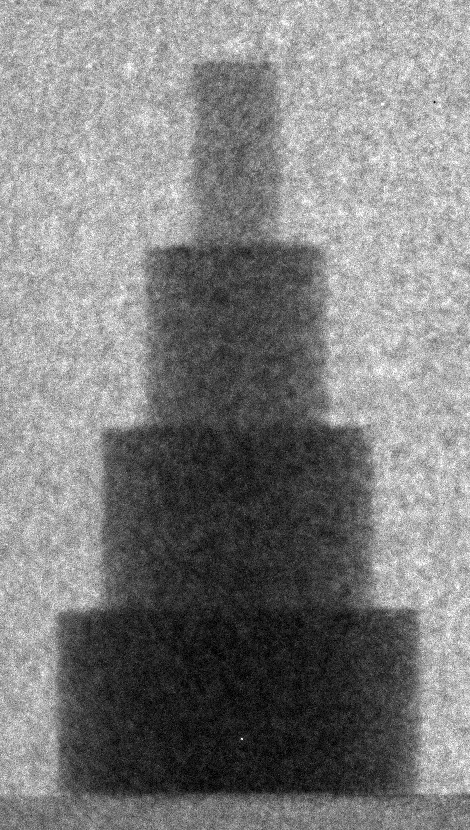
#> input picture Lectures/ext-figures/lecture03/tower_50ms.png, 470 x 830 px; the run also reads 1 picture not shown here
$ jupyter execute --allow-errors 03_ImageEnhancement.ipynb   (shell and % lines are left out)
#> lines starting #> are read from the running program, lines starting #| are printed output that depends on the picture
[cell 1]
import matplotlib.pyplot as plt
import numpy as np
import skimage as ski
from skimage.morphology import disk
import scipy.ndimage as ndimage

# ETHZ: 227-0966-00L

# Quantitative Big Imaging

## Image Enhancement
##  March 5th, 2020

### Anders Kaestner

# Measurements are rarely perfect
<figure></figure>

## Factors affecting the image quality
* Resolution (Imaging system transfer functions)
* Noise
* Contrast
* Inhomogeneous contrast
* Artifacts

No measurement system is perfect and therefore, you will also not get perfect images of the sample you measured. In the figure you can see the slice as it would be in a perfect world to the left and what you actually would measure with an imaging system. Some are of higher quality than others but there are still a collection of factors that have an impact on the image quality.
* __Resolution__ Thanks to the optical system there will be some unsharpness caused by scintillator, lenses, and camera. this appears as blurring or the acquired images.
* __Noise__ There are different sources of noise when an image is acquired. Most of them are Poisson/Binomial distributed point processes, but thanks to the light spread in the scintillator there can also be some spatially correlated noise.
* __Contrast__ Sometimes there is a very low intensity difference between different regions of the sample. This is in particularly problematic when the signal to noise ratio is low.
* __Inhomogeneous contrast__ The interaction between radiation and matter may introduce effects that appear as an inhomogeneous contrast. Typical such effects are beam hardening and scattering.
* __Artifacts__ The artifacts are features in the image that are not present in the sample. Often this is caused by detector errors or interference of radiation background or seconday radiation events.

# A typical processing chain

<figure></figure>
Today's lecture will focus on the enhancement

Traditionally, the processing of image data can be divided into a series of sub tasks that provide the final resul.
* __Acquisition__ The data must obviously be acquired and stored. There are cases when simulated data is used. Then, the acquisition is replaced by the process to simulate the data.
* __Enhancement__ The raw data is usually not ready to be processed in the form is comes from the acquisition. It usually has noise and artifacts as we saw on the previous slide. The enhancement step suppresses unwanted information in the data.
* __Segmentation__ The segmenation identifies different regions based on different features such as intensity distribution and shape.
* __Post processing__ After segmentation, there may be falsely identified regions. These are removed in a post processing step.
* __Evaluation__ The last step of the process is to make conclusions based on the image data. It could be modelling material distrbutions, measuring shapes etc.

# Noise and artifacts
## The unwanted information

# Noise types
* Spatially uncorrelated noise
* Event noise
* Stuctured noise

### Noise examples

[cell 2]
plt.figure(figsize=[12,5]);
plt.subplot(1,3,1);plt.imshow(np.random.normal(0,1,[100,100])); plt.title('Gaussian');plt.axis('off');
plt.subplot(1,3,2);plt.imshow(0.90<np.random.uniform(0,1,size=[100,100]),cmap='gray'); plt.title("Salt and pepper"),plt.axis('off');
plt.subplot(1,3,3);plt.imshow(ski.filters.gaussian(np.random.normal(0,1,size=[100,100]),sigma=1),cmap='gray'); plt.title("Structured"),plt.axis('off');

# Gaussian noise
* Additive
* Easy to model
* Law of large numbers

### Distribution function
$n(x)=\frac{1}{\sqrt{2\pi\sigma}}\exp{-\left(\frac{x-\mu}{2\sigma}\right)^2}$

# Poisson noise
* Multiplicative
* Physically correct for event counting

### Distribition function
$p(x)=\frac{\lambda^{k}}{k!} e^{-\lambda\,x}$

# Compare Gaussian and Possion noise

[cell 3]
plt.figure(figsize=[15,8])
x=np.linspace(0,2*np.pi,100);
y=10*np.sin(x)+11; ng=np.random.normal(0,1,size=len(x)); npoi = np.random.poisson(y);
plt.subplot(2,2,1); plt.plot(x,y+ng);plt.plot(x,y); plt.axis('off');plt.title('Gaussian'); plt.subplot(2,2,3);plt.plot(x,ng);plt.axis('off');
plt.subplot(2,2,2); plt.plot(x,npoi);plt.plot(x,y); plt.axis('off');plt.title('Poisson'); plt.subplot(2,2,4);plt.plot(x,npoi-y);plt.axis('off');

# Noise models - Salt'n'pepper noise
* A type of outlier noise
* Noise frequency described as probability of outlier
* Can be additive, multiplicative, and independent replacement

### Example model
$sp(x)=\left\{\begin{array}{ll}
-1 & x\leq\lambda_1\\
0 & \lambda_1< x \leq \lambda_2\\
1 & \lambda_2<x
\end{array}\right.\qquad \begin{array}{l}x\in\mathcal{U}(0,1)\\\lambda_1<\lambda_2\\
\lambda_1+\lambda_2 = \mbox{noise fraction}
\end{array}$

# Salt'n'pepper examples

[cell 4]
def snp(dims,Pblack,Pwhite) : # Noise model function
    uni=np.random.uniform(0,1,dims)
    img=(Pwhite<uni).astype(float)-(uni<Pblack).astype(float)
    return img

[cell 5]
img10_90=snp([100,100],0.1,0.9); img5_95=snp([100,100],0.05,0.95);img1_99=snp([100,100],0.01,0.99)
plt.figure(figsize=[15,5])
plt.subplot(1,3,1); plt.imshow(img1_99,cmap='gray'); plt.title('$\lambda_1$=1% and $\lambda_2$=99%',fontsize=16); plt.axis('off');
plt.subplot(1,3,2); plt.imshow(img5_95,cmap='gray'); plt.title('$\lambda_1$=5% and $\lambda_2$=95%',fontsize=16); plt.axis('off');
plt.subplot(1,3,3); plt.imshow(img10_90,cmap='gray'); plt.title('$\lambda_1$=10% and $\lambda_2$=90%',fontsize=16); plt.axis('off');

## Signal to noise ratio

The Signal to noise ratio measures the noise strengh in a signal

### Definition

$SNR=\frac{mean(f)}{stddev(f)}$

## Signal to noise ratio for Poisson noise
- For a Poisson distribution the SNR is :

<font size="3">$SNR \sim \sqrt{N}$</font>

- $N$ is the number of particles $\sim$ exposure time

[cell 6]
exptime=np.array([50,100,200,500,1000,2000,5000,10000])
snr = np.array([ 8.45949767, 11.40011621, 16.38118766, 21.12056507, 31.09116641,40.65323123, 55.60833117, 68.21108979]);
marker_style = dict(color='cornflowerblue', linestyle='-', marker='o',markersize=10, markerfacecoloralt='gray');
plt.figure(figsize=(15,5))
plt.subplot(1,3,2);plt.plot(exptime/1000,snr, **marker_style);plt.xlabel('Exposure time [s]');plt.ylabel('SNR [1]')
img50ms=plt.imread('ext-figures/lecture03/tower_50ms.png'); img10000ms=plt.imread('ext-figures/lecture03/tower_10000ms.png');
#> further down, img50ms is the input picture: shape (830, 470) float32; min 0, max 1, mean 0.498
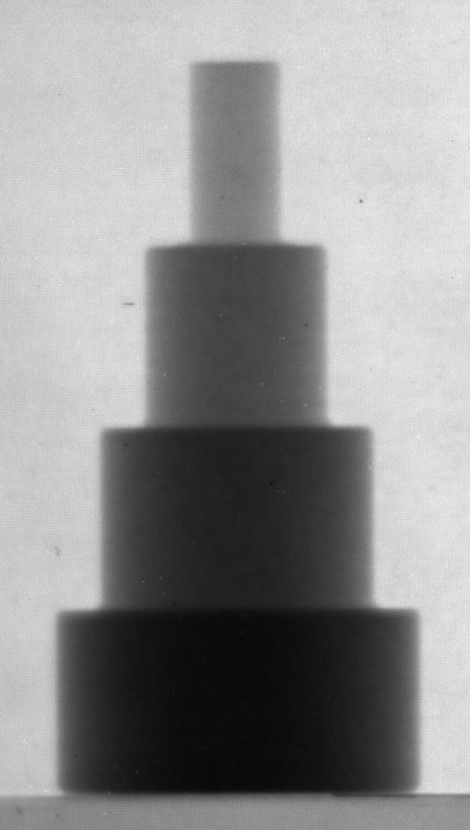
#> input picture Lectures/ext-figures/lecture03/tower_10000ms.png, 470 x 830 px
#> further down, img10000ms is the input picture: shape (830, 470) float32; min 0, max 1, mean 0.566
plt.subplot(1,3,1);plt.imshow(img50ms); plt.subplot(1,3,3); plt.imshow(img10000ms);

## Useful python functions

### Random number generators [numpy.random]
Generate an $m \times n$ random fields with different distributions:
* __Gauss__ ```np.random.normal(mu,sigma, size=[rows,cols])```
* __Uniform__ ```np.random.uniform(low,high,size=[rows,cols])```
* __Poisson__ ```np.random.poisson(lambda, size=[rows,cols])

### Statistics

* ```np.mean(f)```, ```np.var(f)```, ```np.std(f)``` Computes the mean, variance, and standard deviation of an image $f$.
* ```np.min(f)```,```np.max(f)``` Finds minimum and maximum values in $f$.
* ```np.median(f)```, ```np.rank()``` Selects different values from the sorted data.

# Basic filtering

## What is a filter?

### General definition
A filter is a processing unit that
* Enhances the wanted information
* Suppresses the unwanted information

<div class="alert alert-block alert-warning">
Ideally without altering relevant features beyond recognition .
</div>

# Filter characteristics

Filters are characterized by the type of information they suppress

## Low-pass filters
* Slow changes are enhanced
* Rapid changes are suppressed
<figure></figure>

## High-pass filters
* Rapid changes are enhanced
* Slow changes are suppressed
<figure></figure>

# Basic filters

## Linear filters
Computed using the convolution operation

$$g(x)=h*f(x)=\int_{\Omega}f(x-\tau) h(\tau) d\tau$$
where

* __$f$__ is the image
* __$h$__ is the convolution kernel of the filter

<figure></figure>

## Low-pass filter kernels
Low-pass filters suppress noise

### Mean or Box filter
All weights have the same value.

Example:
$$B=\frac{1}{25}\cdot\begin{array}{|c|c|c|c|c|}
\hline
1 & 1 & 1 & 1& 1\\
\hline
1 & 1 & 1 & 1& 1\\
\hline
1 & 1 & 1 & 1& 1\\
\hline
1 & 1 & 1 & 1& 1\\
\hline
1 & 1 & 1 & 1& 1\\
\hline
\end{array}
$$

### Gauss filter
$$G=\exp{-\frac{x^2+y^2}{2\,\sigma^2}}$$
Example:
<figure></figure>

## Different SNR using a Gauss filter

[cell 7]
img = plt.imread('ext-figures/lecture03/input_orig.png');
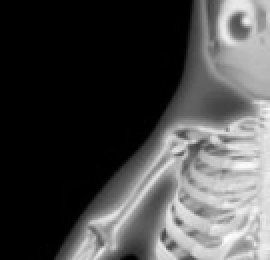
#> input picture Lectures/ext-figures/lecture03/input_orig.png, 135 x 130 px (shown 2 times larger)
#> img is the input picture: shape (130, 135) float32; min 0, max 1, mean 0.289
noise = np.random.normal(0,1,size=img.shape); snr10=img+0.1*noise; snr5=img+0.2*noise; snr2=img+0.5*noise;plt.figure(figsize=[15,12])
#> after `snr10 = img + 0.1 * noise`:
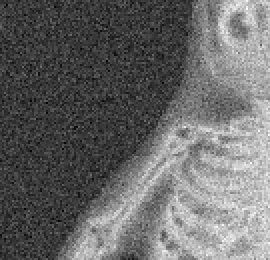
#> snr10: shape (130, 135) float64 (shown 2 times larger); min -0.354, max 1.21, mean 0.289; drawn with min black and max white
#> after `snr5 = img + 0.2 * noise`:
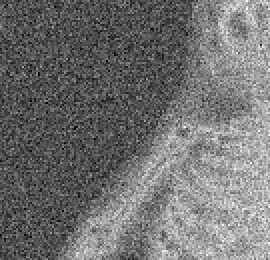
#> snr5: shape (130, 135) float64 (shown 2 times larger); min -0.709, max 1.53, mean 0.288; drawn with min black and max white
#> after `snr2 = img + 0.5 * noise`:
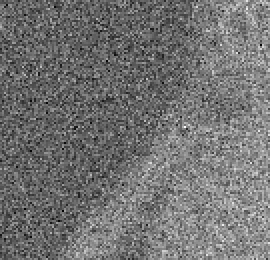
#> snr2: shape (130, 135) float64 (shown 2 times larger); min -1.77, max 2.8, mean 0.287; drawn with min black and max white
plt.subplot(3,4,1); plt.imshow(img); plt.axis('off');plt.title('No noise'); plt.subplot(3,4,2); plt.imshow(snr10); plt.title('SNR=10'); plt.axis('off');plt.subplot(3,4,3); plt.imshow(snr5); plt.title('SNR=5'); plt.axis('off');plt.subplot(3,4,4); plt.imshow(snr2); plt.title('SNR=2'); plt.axis('off');
plt.subplot(3,4,5); plt.imshow(ski.filters.gaussian(img,sigma=1)); plt.title('Gaussian $\sigma$=1'); plt.axis('off');plt.subplot(3,4,6); plt.imshow(ski.filters.gaussian(snr10,sigma=1));  plt.axis('off');plt.subplot(3,4,7); plt.imshow(ski.filters.gaussian(snr5,sigma=1));  plt.axis('off');plt.subplot(3,4,8); plt.imshow(ski.filters.gaussian(snr2,sigma=1)); plt.axis('off');
plt.subplot(3,4,9); plt.imshow(ski.filters.gaussian(img,sigma=3)); plt.title('Gaussian $\sigma$=3'); plt.axis('off');plt.subplot(3,4,10); plt.imshow(ski.filters.gaussian(snr10,sigma=3));  plt.axis('off');plt.subplot(3,4,11); plt.imshow(ski.filters.gaussian(snr5,sigma=3));  plt.axis('off');plt.subplot(3,4,12); plt.imshow(ski.filters.gaussian(snr2,sigma=3)); plt.axis('off');

## How is the convolution computed

<figure></figure>

<div class="alert alert-block alert-success">
For a non-uniform kernel each term is weighted by its kernel weight.
</div>

## Euclidean separability
The asociative and commutative laws apply to convoution

$$(a * b)*c=a*(b*c) \quad \mbox{ and } \quad a * b = b * a $$

A convolution kernel is called _separable_ if it can be split in two or more parts:
<font size="3">
$$\begin{array}{|c|c|c|}
\hline
\cdot & \cdot & \cdot\\
\hline
\cdot & \cdot & \cdot\\
\hline
\cdot & \cdot& \cdot\\
\hline
\end{array}=
\begin{array}{|c|}
\hline
\cdot \\
\hline
\cdot \\
\hline
\cdot \\
\hline
\end{array}
*
\begin{array}{|c|c|c|}
\hline
\cdot & \cdot & \cdot\\
\hline
\end{array}$$
</font>

$$\exp{-\frac{x^2+y^2}{2\,\sigma^2}}=\exp{-\frac{x^2}{2\,\sigma^2}}*\exp{-\frac{y^2}{2\,\sigma^2}}$$

#### Gain
Separability reduces the number of computations $\rightarrow$ faster processing
- 3$\times$3 $\rightarrow$ 9 mult and 8 add $\Leftrightarrow$ 6 mult and 4 add
- 3$\times$3$\times$3 $\rightarrow$ 27 mult and 26 add $\Leftrightarrow$ 9 mult and 6 add

## The median filter
<figure></figure>

## Comparing filters for different noise types

[cell 8]
img = plt.imread('ext-figures/lecture03/grasshopper.png'); noise=img+np.random.normal(0,0.1,size=img.shape); spots=img+0.2*snp(img.shape,0,0.8); noise=(noise-noise.min())/(noise.max()-noise.min());spots=(spots-spots.min())/(spots.max()-spots.min());
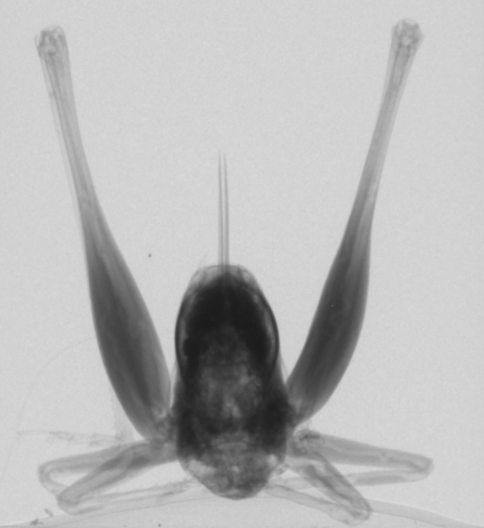
#> input picture Lectures/ext-figures/lecture03/grasshopper.png, 484 x 528 px
#> further down, img is the input picture: shape (528, 484) float32; min 0.11, max 0.856, mean 0.722
#> after `noise = img + np.random.normal(0, 0.1, size=img.shape)`:
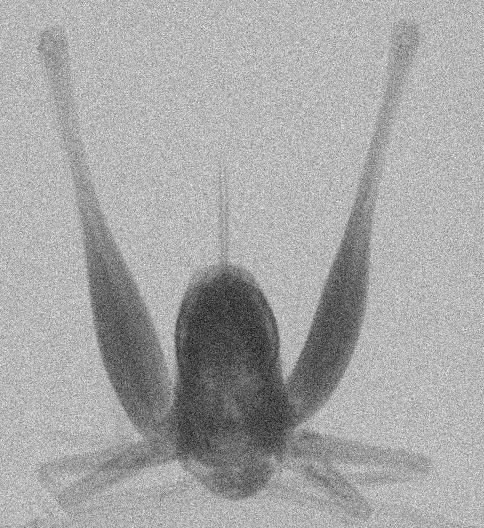
#> noise: shape (528, 484) float64; min -0.284, max 1.25, mean 0.722; drawn with min black and max white
plt.figure(figsize=[15,10]);
plt.subplot(2,3,1); plt.imshow(spots); plt.title('Spots'); plt.axis('off');
plt.subplot(2,3,2); plt.imshow(ski.filters.gaussian(spots,sigma=1)); plt.title('Gauss filter'); plt.axis('off');
plt.subplot(2,3,3); plt.imshow(ski.filters.median(spots,disk(3))); plt.title('Median'); plt.axis('off');

plt.subplot(2,3,4); plt.imshow(noise); plt.title('Gaussian noise'); plt.axis('off');
plt.subplot(2,3,5); plt.imshow(ski.filters.gaussian(noise,sigma=1)); plt.title('Gauss filter'); plt.axis('off');
plt.subplot(2,3,6); plt.imshow(ski.filters.median(noise,disk(3))); plt.title('Median'); plt.axis('off');

## Filter example: Spot cleaning

### Problem
- Many neutron images are corrupted by spots that confuse following processing steps.
- The amount, size, and intensity varies with many factors.
### Solutions
- :-( Low pass filter
- :-( Median filter
- :-) Detect spots and replace by estimate

### Example
<figure></figure>

## Spot cleaning algorithm

<figure></figure>

#### Parameters

- $N$ Width of median filter.
- $k$ Threshold level for outlier detection.

## Spot cleaning - Compare performance
<figure></figure>

### The ImageJ ways

- __Despeckle__ Median ... please avoid this one!!!
- __Remove outliers__ Similar to cleaning described algorithm

## High-pass filters
High-pass filters enhance rapid changes $\rightarrow$ ideal for edge detection

### Typical high-pass filters:

#### Gradients
$$\frac{\partial}{\partial\,x}=\frac{1}{2}\cdot\begin{array}{|c|c|}
\hline
-1 & 1\\
\hline
\end{array}\qquad
\frac{\partial}{\partial\,x}=\frac{1}{32}\cdot\begin{array}{|c|c|c|}
\hline
-3 & 0 & 3\\
\hline
-10 & 0 & 10\\
\hline
-3 & 0 & 3\\
\hline
\end{array}
$$
#### Laplacian
$$
\bigtriangleup=\frac{1}{2}\cdot\begin{array}{|c|c|c|}
\hline
1 & 2 & 1\\
\hline
2 & -12 & 2\\
\hline
1 & 2 & 1\\
\hline
\end{array}
$$
#### Sobel
$$
G=|\nabla f|=\sqrt{\left(\frac{\partial}{\partial\,x}f\right)^2 + \left(\frac{\partial}{\partial\,y}f\right)^2}
$$

## Gradient example

#### Vertical edges
$\frac{\partial}{\partial x}=\frac{1}{32}\cdot\begin{array}{|c|c|c|}
\hline
-3 & 0 & 3\\
\hline
-10 & 0 & 10\\
\hline
-3 & 0 & 3\\
\hline
\end{array}$

#### Horizontal egdges
$\frac{\partial}{\partial\,y}=\frac{1}{32}\cdot\begin{array}{|c|c|c|}
\hline
-3 & -10 & -3\\
\hline
0 & 0 & 0\\
\hline
3 & 10 & 3\\
\hline
\end{array}$

[Jaehne, 2005](https://doi.org/10.1007/3-540-27563-0)

[cell 9]
img=plt.imread('ext-figures/lecture03/orig.png')
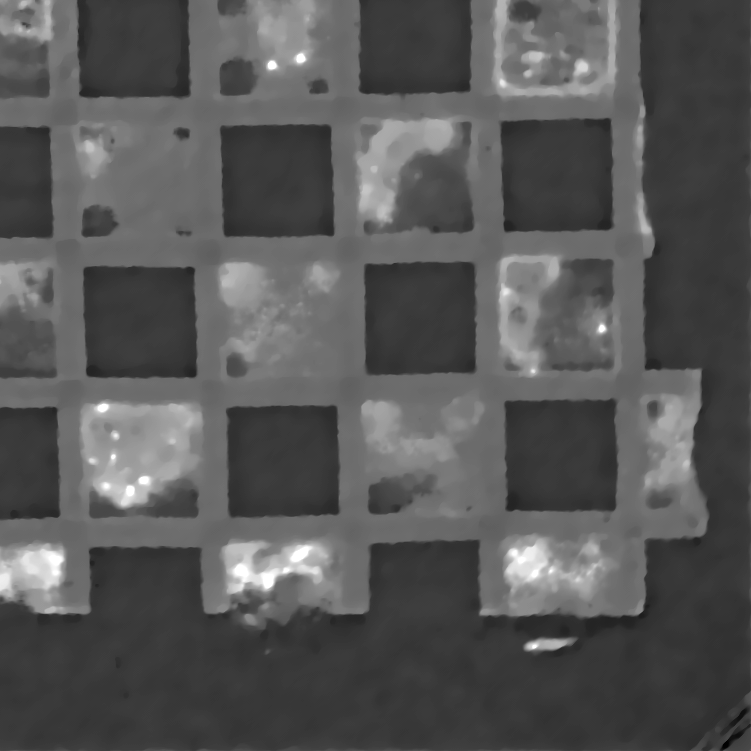
#> input picture Lectures/ext-figures/lecture03/orig.png, 751 x 751 px
#> img is the input picture: shape (751, 751) float32; min 0, max 1, mean 0.341
k = np.array([[-3,-10,-3],[0,0,0],[3,10,3]]);
plt.figure(figsize=[15,8])
plt.subplot(1,3,1); plt.imshow(img);plt.title('Original');
plt.subplot(1,3,2); plt.imshow(ndimage.convolve(img,np.transpose(k)));plt.title('$\partial / \partial x$');
plt.subplot(1,3,3); plt.imshow(ndimage.convolve(img,k));plt.title('$\partial / \partial y$');

## Edge detection examples

[cell 10]
img=plt.imread('ext-figures/lecture03/orig.png');
plt.figure(figsize=[15,6])
plt.subplot(1,2,1);plt.imshow(ski.filters.laplace(img),clim=[-0.08,0.08]); plt.title('Laplacian'); plt.colorbar();
plt.subplot(1,2,2);plt.imshow(ski.filters.sobel(img)); plt.title('Sobel');  plt.colorbar();
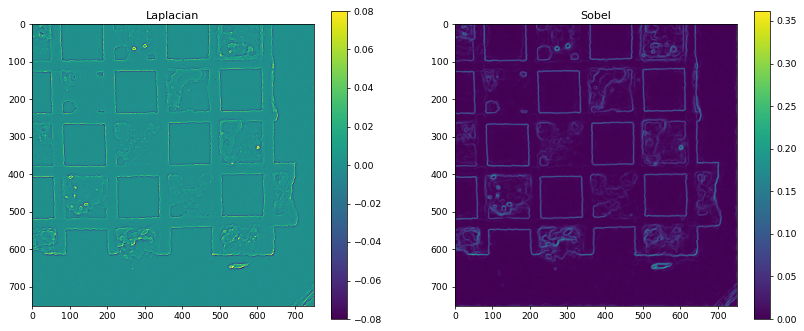
#> figure drawn by matplotlib, 4 panels

## Relevance of filters to machine learning
<center></center>

[NVIDIA Developer zone](https://developer.nvidia.com/discover/convolutional-neural-network)

# Frequency space filters
## Applications of the Fourier transform

## The Fourier transform
#### Transform
$$G(\xi_1,\xi_2)=\mathcal{F}\{g\}=\int_{-\infty}^{\infty}\int_{-\infty}^{\infty} g(x,y)
\exp{-i(\xi_1\,x+\xi_2\,y)}\,dx\,dy$$
#### Inverse
$$ g(x,y)=\mathcal{F}^{-1}\{G\}=\frac{1}{(2\,\pi)^2}\int_{-\infty}^{\infty}\int_{-\infty}^{\infty} G(\omega)
\exp{i(\xi_1\,x+\xi_2\,y)}\,d\xi_1 \,d\xi_2$$

### FFT (Fast Fourier Transform)
In practice - you never see the transform equations.
The Fast Fourier Transform algorithm is available in numerical libraries and tools.

[Jaehne, 2005](https://doi.org/10.1007/3-540-27563-0)

## Some mathematical features of the FT
#### Additition
$\mathcal{F}\{a+b\} = \mathcal{F}\{a\}+\mathcal{F}\{b\}$

[cell 11]
x = np.linspace(0,50,100); s0=np.sin(0.5*x); s1=np.sin(2*x);
plt.figure(figsize=[15,5])
plt.subplot(2,3,1);plt.plot(x,s0); plt.axis('off');plt.title('$s_0$');plt.subplot(2,3,4);plt.plot(np.abs(np.fft.fftshift(np.fft.fft(s0))));plt.axis('off');
plt.subplot(2,3,2);plt.plot(x,s1); plt.axis('off');plt.title('$s_1$');plt.subplot(2,3,5);plt.plot(np.abs(np.fft.fftshift(np.fft.fft(s1))));plt.axis('off');
plt.subplot(2,3,3);plt.plot(x,s0+s1); plt.axis('off');plt.title('$s_0+s_1$');plt.subplot(2,3,6);plt.plot(np.abs(np.fft.fftshift(np.fft.fft(s0+s1))));plt.axis('off');
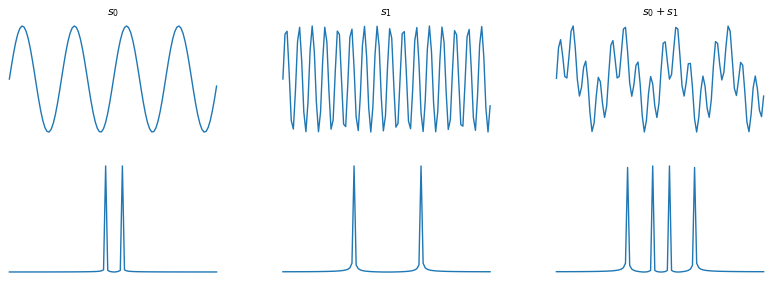
#> figure drawn by matplotlib, 6 panels

#### Convolution
$\mathcal{F}\{a * b\} = \mathcal{F}\{a\} \cdot \mathcal{F}\{b\} $
$\mathcal{F}\{a \cdot b\} = \mathcal{F}\{a\} * \mathcal{F}\{b\} $

## Additive noise in Fourier space
#### Real space

[cell 12]
img=plt.imread('ext-figures/lecture03/bp_ex_original.png'); noise=np.random.normal(0,0.2,size=img.shape); nimg=img+noise;
#> (the rest of the program and of its run is left out)
